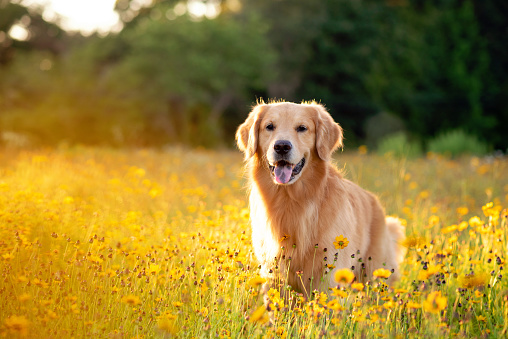
#> input picture Task-2_Pencil_sketch/dog.jpg, 508 x 339 px
$ jupyter execute Image_to_Pencil_sketch.ipynb
#> lines starting #> are read from the running program, lines starting #| are printed output that depends on the picture
# LGM Internship

# Task:-2 Beginner level

# Image to pencil sketch

# Name: Khushi Udasi

# Importing libraries

[cell 1]
import cv2

  # Original Image

[cell 2]
image = cv2.imread("dog.jpg")
#> image is the input picture: shape (339, 508, 3); mean B, G, R 49.2, 126.5, 152.9
cv2.imshow("Dog", image)
cv2.waitKey(0)

# Gray Image

[cell 3]
gray_image = cv2.cvtColor(image, cv2.COLOR_BGR2GRAY)
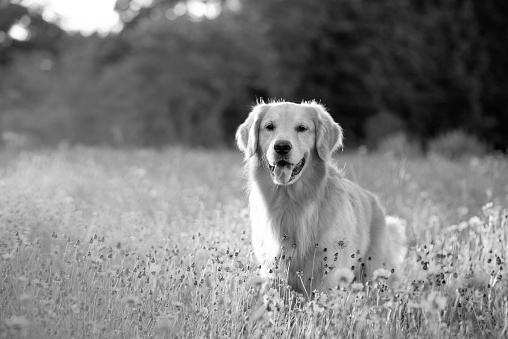
#> gray_image: shape (339, 508); min 0, max 255, mean 125.6
cv2.imshow("New Dog", gray_image)
cv2.waitKey(0)

[cell 4]
gray_image = cv2.cvtColor(image, cv2.COLOR_BGR2GRAY)
cv2.imshow("New Dog", gray_image)
cv2.waitKey(0)

# Inverted Image

[cell 5]
inverted_image = 255 - gray_image
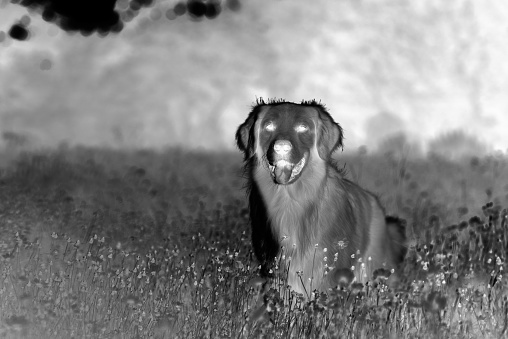
#> inverted_image: shape (339, 508); min 0, max 255, mean 129.4
cv2.imshow("Inverted", inverted_image)
cv2.waitKey(0)

# Sketch of Image

[cell 6]
blurred = cv2.GaussianBlur(inverted_image, (21, 21), 0)
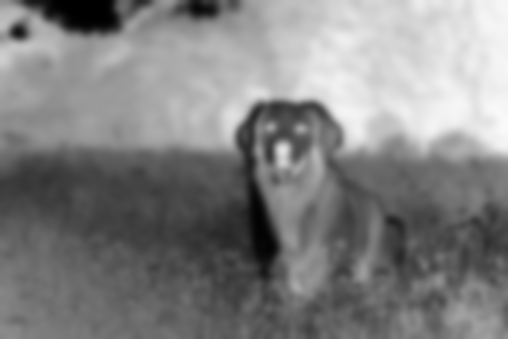
#> blurred: shape (339, 508); min 0, max 250, mean 129.4
inverted_blurred = 255 - blurred
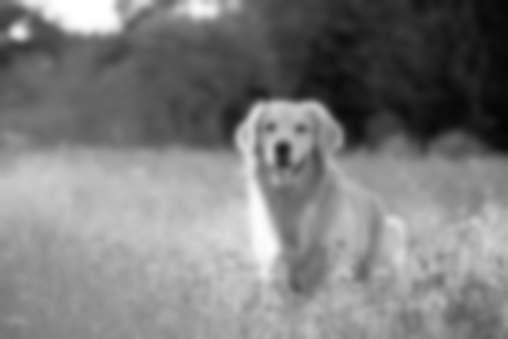
#> inverted_blurred: shape (339, 508); min 5, max 255, mean 125.6
pencil_sketch = cv2.divide(gray_image, inverted_blurred, scale=256.0)
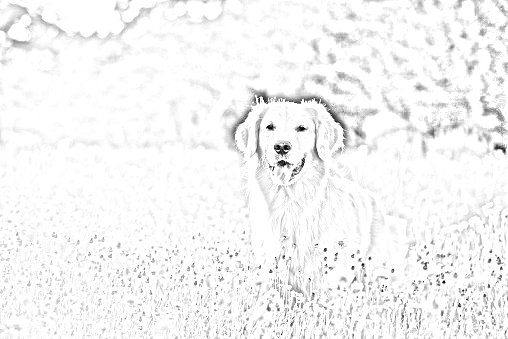
#> pencil_sketch: shape (339, 508); min 0, max 255, mean 244.9
cv2.imshow("Sketch", pencil_sketch)
cv2.waitKey(0)
